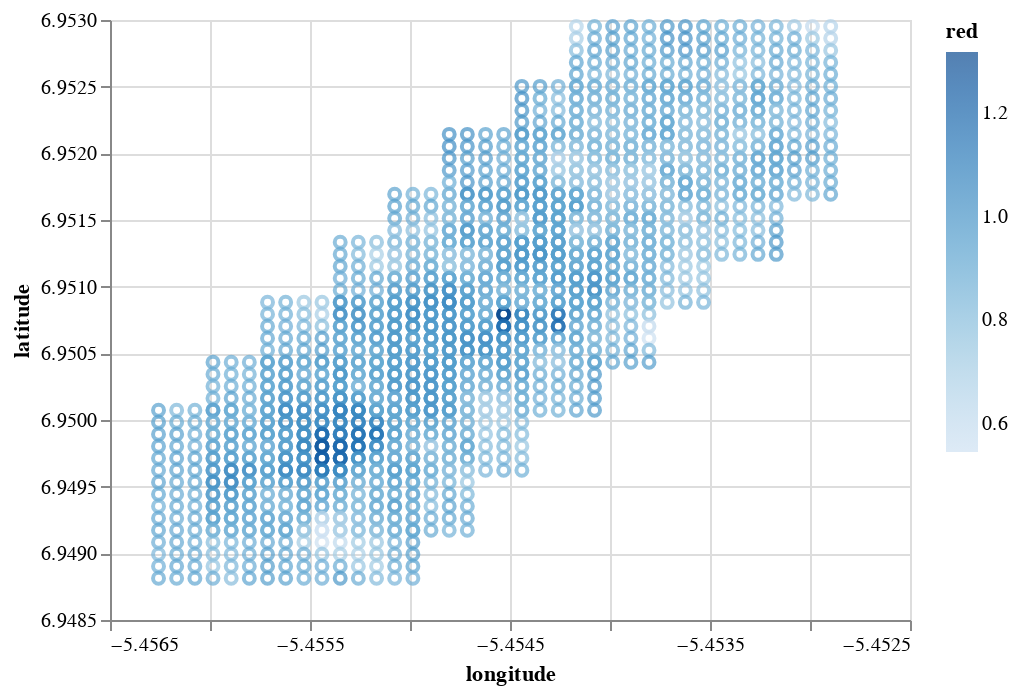

This figure's notebook cell:
### Markdown cell above
### 6. Image Location Exploration

### Code cell
alt.Chart(
    pd.DataFrame(
        {
            "latitude": np.array(trainset["lat"])[[2, 3, 4, 5, 6, 7, 8, 9]].reshape(-1),
            "longitude": np.array(trainset["lon"])[[2, 3, 4, 5, 6, 7, 8, 9]].reshape(
                -1
            ),
            "red": np.array(trainset["images"])[
                [2, 3, 4, 5, 6, 7, 8, 9], :, :, 2
            ].reshape(-1)
            / 700,
        }
    )
).mark_point().encode(
    x=alt.X("longitude:Q", scale=alt.Scale(zero=False)),
    y=alt.Y("latitude:Q", scale=alt.Scale(zero=False)),
    color="red:Q",
)

### Figure 1 — Vega-Lite specification as saved in the notebook (floating-point values rounded to 4 significant figures; data arrays with more than 128 entries replaced by an {"elided": "..."} marker saying what was removed)
{"config": {"view": {"continuousWidth": 400, "continuousHeight": 300}}, "data": {"name": "data-1024cf5f7ea2ccf5ff428cdd587c2c50"}, "mark": "point", "encoding": {"color": {"field": "red", "type": "quantitative"}, "x": {"field": "longitude", "scale": {"zero": false}, "type": "quantitative"}, "y": {"field": "latitude", "scale": {"zero": false}, "type": "quantitative"}}, "$schema": "https://vega.github.io/schema/vega-lite/v4.17.0.json", "datasets": {"data-1024cf5f7ea2ccf5ff428cdd587c2c50": {"elided": "1800 records"}}}
